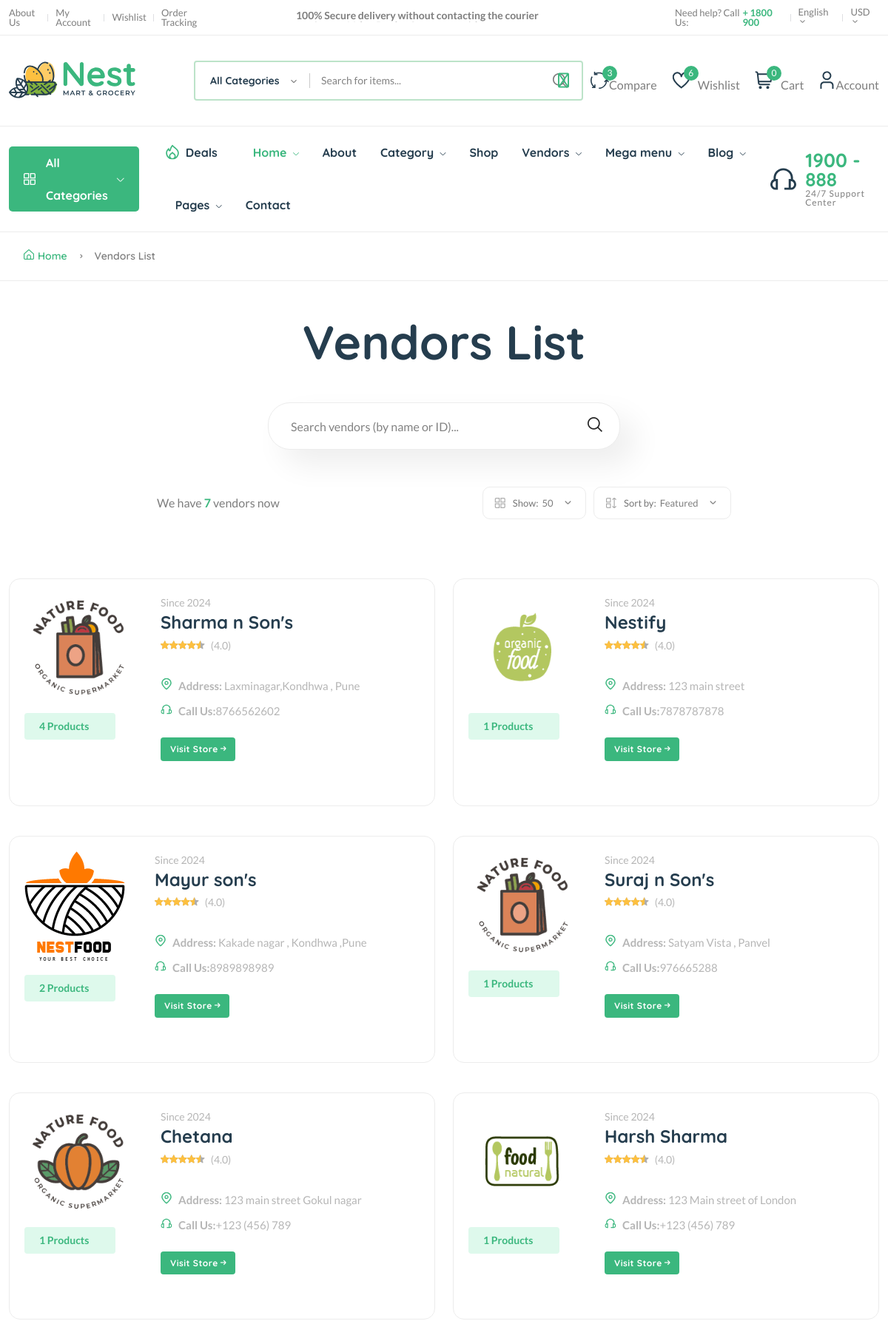
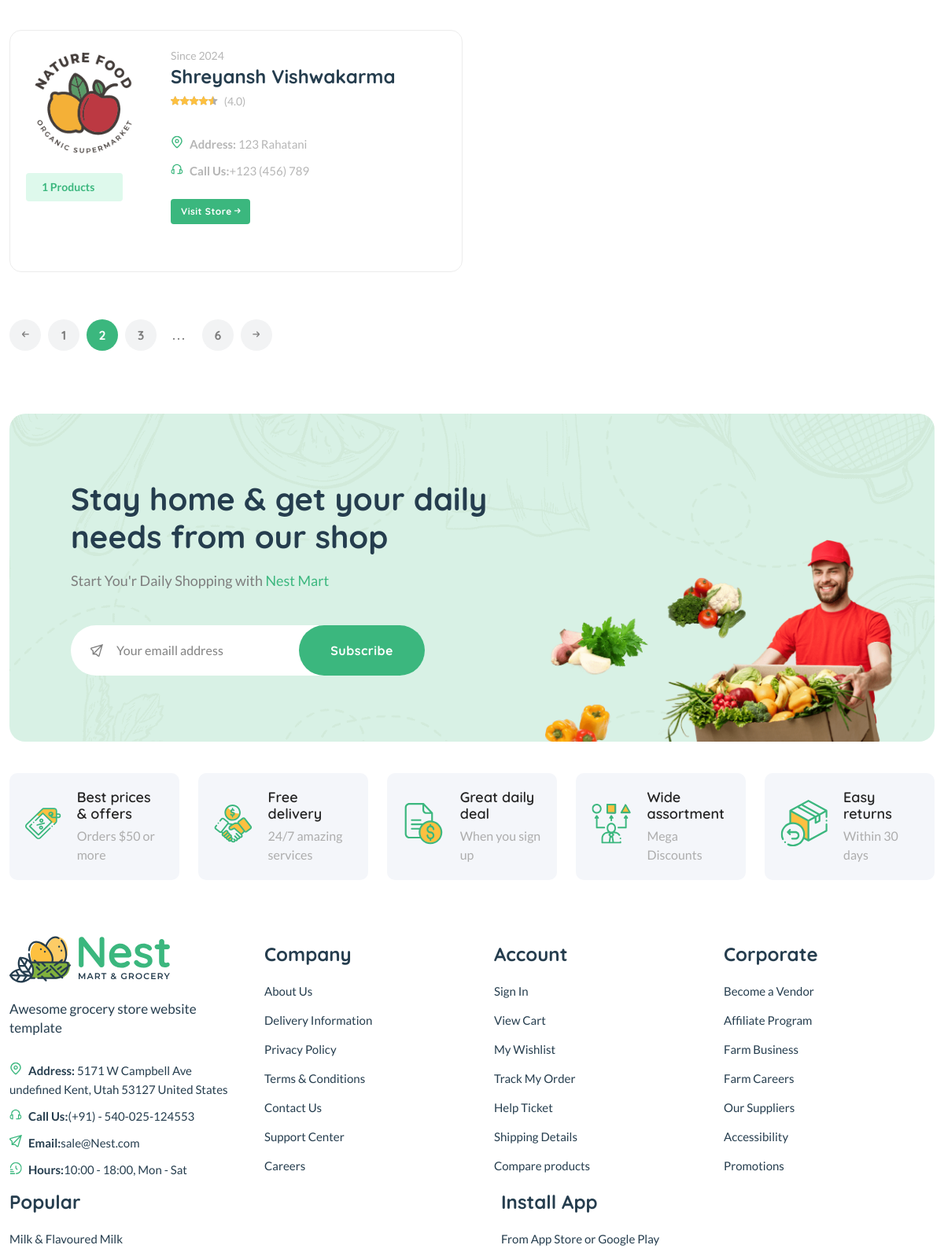
The app's page /vendors/ (upper part) with its own data (2 pictures, top to bottom).
### core/models.py (models this page shows, shortened)
class Vendor(models.Model):
    vid = ShortUUIDField(unique=True, max_length=22)
    title = models.CharField(max_length=100, default="Nestify")
    image = models.ImageField(upload_to=user_directory_path, default="vendor.jpg")
    cover_image = models.ImageField(upload_to=user_directory_path, default="cover_vendor.jpg")
    description = RichTextUploadingField(null=True, blank=True, default="I am an amazing vendor")
    address = models.CharField(max_length=100, default="123 main street")
    contact = models.CharField(max_length=100, default="+123 (456) 789")
    chat_resp_time = models.CharField(max_length=100, default="100")
    shipping_on_time = models.CharField(max_length=100, default="100")
    authentic_rating = models.CharField(max_length=100, default="100")
    days_return = models.CharField(max_length=100, default="100")
    warranty_period = models.CharField(max_length=100, default="100")
    date = models.DateTimeField(auto_now_add=True, null=True, blank=True)
    user = models.ForeignKey(User, on_delete=models.SET_NULL, null=True)
    class Meta:
        verbose_name_plural = "Vendors"

### core/views.py (the view)
# urls.py: path('vendors/', views.vendor_list_view, name="vendor"),
def vendor_list_view(request):
    vendors = Vendor.objects.all()
    context = {
        "vendors": vendors
    }
    return render(request, "core/vendor_list.html", context)

### core/context_processor.py (called while the page is built)
def default(request):
    categories = Category.objects.all()
    vendors = Vendor.objects.all()
    min_max_price = Product.objects.aggregate(Min("price"), Max("price"))
    try:
        address = Address.objects.get(user=request.user)
    except:
        address = None
    return {
        "categories": categories,
        "address": address,
        "vendors":vendors,
        "min_max_price":min_max_price,
    }

### templates/core/vendor_list.html (shortened to what this page needs)
{% extends 'partials/base.html' %}
{% load static %}
{% block content %}
<main class="main pages mb-80">
        <div class="page-header breadcrumb-wrap">
            <div class="container">
                <div class="breadcrumb">
                    <a href='index.html' rel='nofollow'><i class="fi-rs-home mr-5"></i>Home</a>
                    <span></span> Vendors List
                </div>
            </div>
        </div>
        <div class="page-content pt-50">
            <div class="container">
                <div class="archive-header-2 text-center">
                    <h1 class="display-2 mb-50">Vendors List</h1>
                    <div class="row">
                        <div class="col-lg-5 mx-auto">
                            <div class="sidebar-widget-2 widget_search mb-50">
                                <div class="search-form">
                                    <form action="#">
                                        <input type="text" placeholder="Search vendors (by name or ID)..." />
                                        <button type="submit"><i class="fi-rs-search"></i></button>
                                    </form>
                                </div>
                            </div>
                        </div>
                    </div>
                </div>
                <div class="row mb-50">
                    <div class="col-12 col-lg-8 mx-auto">
                        <div class="shop-product-fillter">
                            <div class="totall-product">
                                <p>We have <strong class="text-brand">{{vendors.count}}</strong> vendor{{vendors.count|pluralize}} now</p>
                            </div>
                            <div class="sort-by-product-area">
                                <div class="sort-by-cover mr-10">
                                    <div class="sort-by-product-wrap">
                                        <div class="sort-by">
                                            <span><i class="fi-rs-apps"></i>Show:</span>
                                        </div>
                                        <div class="sort-by-dropdown-wrap">
                                            <span> 50 <i class="fi-rs-angle-small-down"></i></span>
                                        </div>
                                    </div>
                                </div>
                                <div class="sort-by-cover">
                                    <div class="sort-by-product-wrap">
                                        <div class="sort-by">
                                            <span><i class="fi-rs-apps-sort"></i>Sort by:</span>
                                        </div>
                                        <div class="sort-by-dropdown-wrap">
                                            <span> Featured <i class="fi-rs-angle-small-down"></i></span>
                                        </div>
                                    </div>
                                </div>
                            </div>
                        </div>
                    </div>
                </div>
                <div class="row vendor-grid">
                    {% for v in vendors %}
                    <div class="col-lg-6 col-md-6 col-12 col-sm-6">
                        <div class="vendor-wrap style-2 mb-40">
                            <div class="vendor-img-action-wrap">
                                <div class="vendor-img">
                                    <a href='vendor-details-1.html'>
                                        <img class="default-img" src="{{v.image.url}}" alt="" />
                                    </a>
                                </div>
                                <div class="mt-10">
                                    <span class="font-small total-product">{{v.vendors.all.count}} Products</span>
                                </div>
                            </div>
                            <div class="vendor-content-wrap">
                                <div class="mb-30">
                                    <div class="product-category">
                                        <span class="text-muted">Since {{v.date|date:"Y"}}</span>
                                    </div>
                                    <h4 class="mb-5"><a href="{% url 'core:vendor-detail' v.vid %}">{{v.title}}</a></h4>
                                    <div class="product-rate-cover">
                                        <div class="product-rate d-inline-block">
                                            <div class="product-rating" style="width: 90%"></div>
                                        </div>
                                        <span class="font-small ml-5 text-muted"> (4.0)</span>
                                    </div>
                                    <div class="vendor-info d-flex justify-content-between align-items-end mt-30">
                                        <ul class="contact-infor text-muted">
                                            <li><img src="assets/imgs/theme/icons/icon-location.svg" alt="" /><strong>Address: </strong> <span>{{v.address}}</span></li>
                                            <li><img src="assets/imgs/theme/icons/icon-contact.svg" alt="" /><strong>Call Us:</strong><span>{{v.contact}}</span></li>
                                        </ul>
                                    </div>
                                    <br>
                                    <a class='btn btn-xs' href="{% url 'core:vendor-detail' v.vid %}">Visit Store <i class="fi-rs-arrow-small-right"></i></a>
                                </div>
                            </div>
                        </div>
                    </div>
                    {% endfor %}
                </div>
                <div class="pagination-area mt-20 mb-20">
                    <nav aria-label="Page navigation example">
                        <ul class="pagination justify-content-start">
                            <li class="page-item">
                                <a class="page-link" href="#"><i class="fi-rs-arrow-small-left"></i></a>
                            </li>
                            <li class="page-item"><a class="page-link" href="#">1</a></li>
                            <li class="page-item active"><a class="page-link" href="#">2</a></li>
                            <li class="page-item"><a class="page-link" href="#">3</a></li>
                            <li class="page-item"><a class="page-link dot" href="#">...</a></li>
                            <li class="page-item"><a class="page-link" href="#">6</a></li>
                            <li class="page-item">
                                <a class="page-link" href="#"><i class="fi-rs-arrow-small-right"></i></a>
                            </li>
                        </ul>
                    </nav>
                </div>
            </div>
        </div>
    </main>
{% endblock content %}

### records on screen
Vendor: image (picture), vendors.all.count "4", date "2024", title "Sharma n Son's", address "Laxminagar,Kondhwa , Pune", contact "8766562602"
Vendor: image (picture), vendors.all.count "1", date "2024", title "Nestify", address "123 main street", contact "7878787878"
Vendor: image (picture), vendors.all.count "2", date "2024", title "Mayur son's", address "Kakade nagar , Kondhwa ,Pune", contact "8989898989"
Vendor: image (picture), vendors.all.count "1", date "2024", title "Suraj n Son's", address "Satyam Vista , Panvel", contact "976665288"
Vendor: image (picture), vendors.all.count "1", date "2024", title "Chetana", address "123 main street Gokul nagar", contact "+123 (456) 789"
Vendor: image (picture), vendors.all.count "1", date "2024", title "Harsh Sharma", address "123 Main street of London", contact "+123 (456) 789"
Vendor: image (picture), vendors.all.count "1", date "2024", title "Shreyansh Vishwakarma", address "123 Rahatani", contact "+123 (456) 789"

### other values on screen
{{ request.session.cart_data_obj|length }} "0"
{{ vendors.count }} "7"
